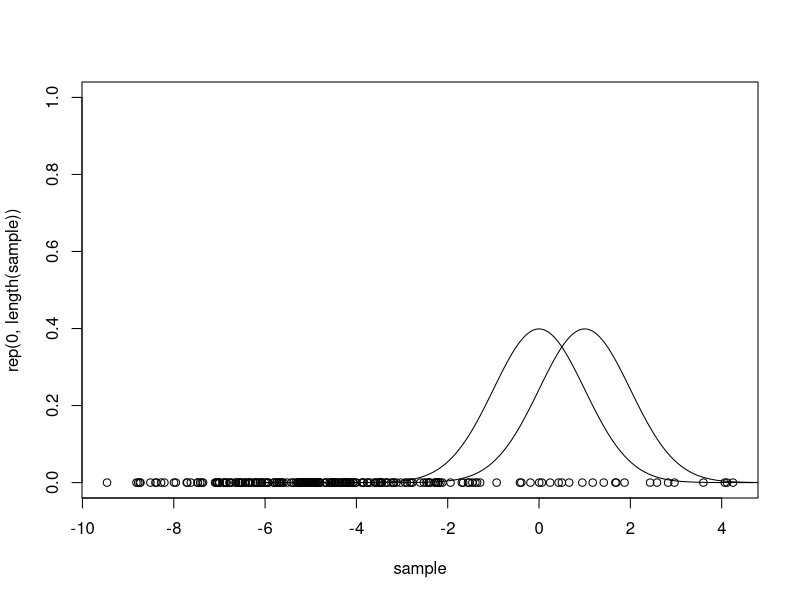
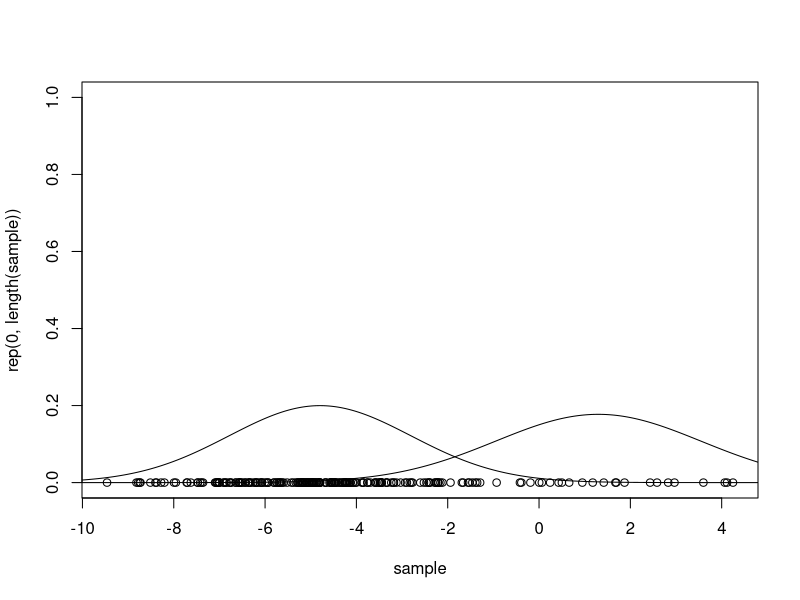
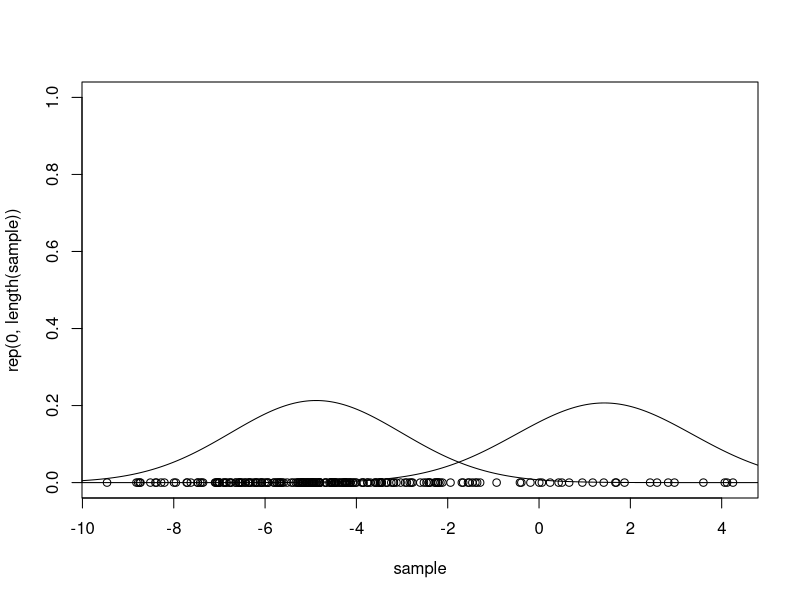
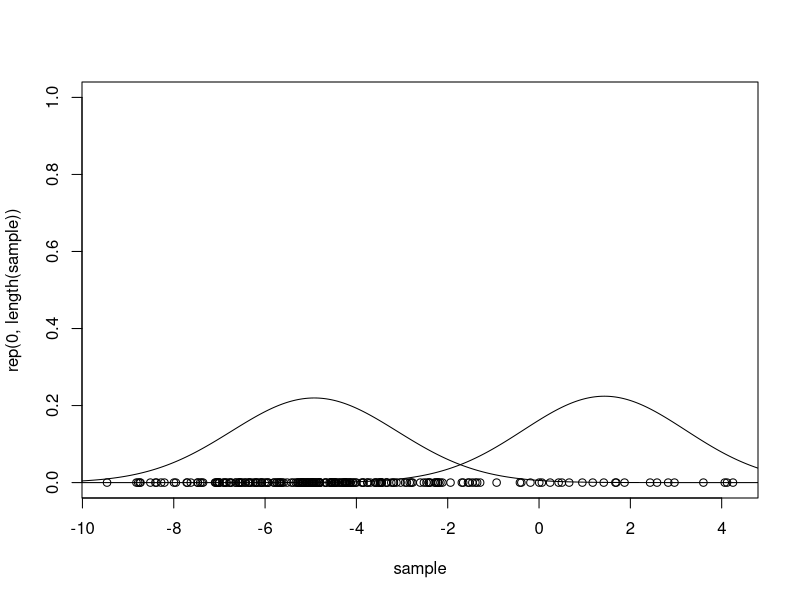
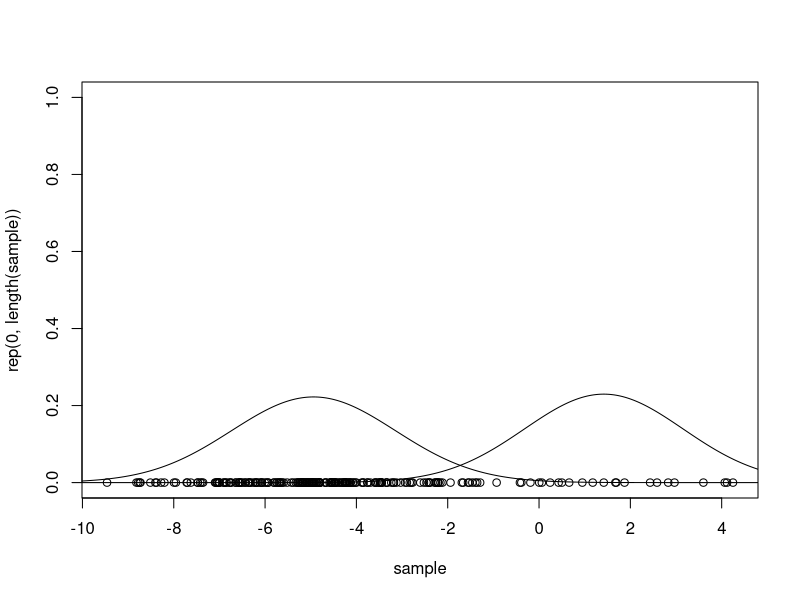
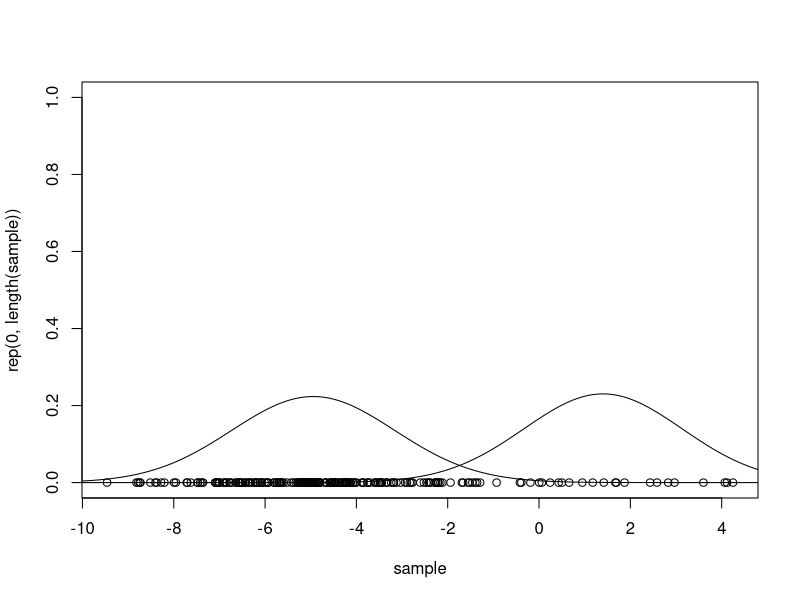
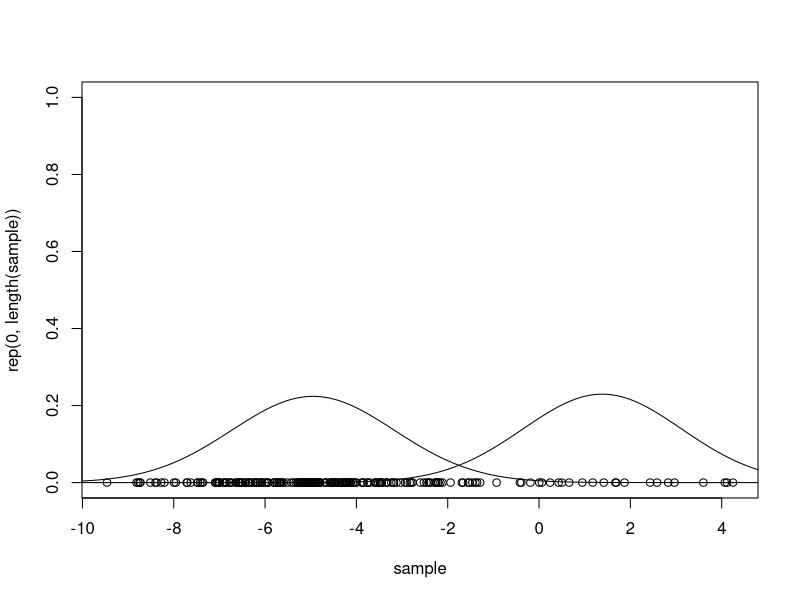
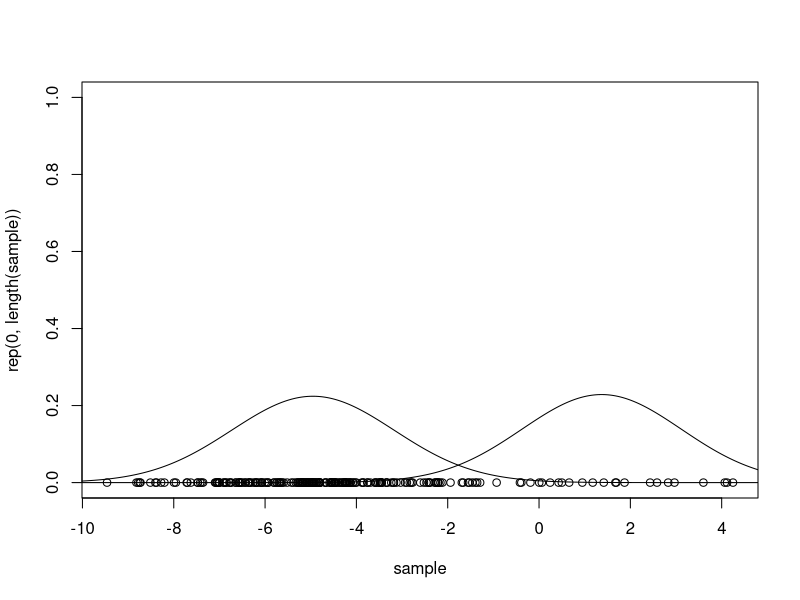

Write the R code that produced these figures, in order. (Note: a time limit stopped this script after it produced the figures.)
#EM algorithm
truemean1 = -5
truemean2 = 1
truesd1 = 2
truesd2 = 2.5

set.seed(200)
sample = c(rnorm(n = 200, mean = truemean1, sd = truesd1), rnorm(n = 30,mean = truemean2, sd = truesd2))


mean1 = 0
mean2 = 1
sd1 = 1
sd2 = 1
weight = 0.5

plot(sample,rep(0,length(sample)),ylim = c(0,1))
lines(seq(-6,6,0.01),dnorm(seq(-6,6,0.01),mean1,sd1))
lines(seq(-6,6,0.01),dnorm(seq(-6,6,0.01),mean2,sd2))



E = function(X, mean1, mean2, sd1, sd2,w) {
  w1 = weight * dnorm(X,mean1,sd1)/(weight*dnorm(X,mean1,sd1) + (1-weight)*dnorm(X,mean2,sd2))
  w2 = 1 - w1
  return(cbind(w1,w2))
}

M = function(X, w1, w2){
  mean1 = sum(X * w1)/sum(w1)
  mean2 = sum(X * w2)/sum(w2)
  sd1 = sqrt(sum((X - mean1)^2 * w1)/sum(w1))
  sd2 = sqrt(sum((X - mean2)^2 * w2)/sum(w2))
  weight = sum(w1)/(sum(w1)+sum(w2))
  return(c(mean1,mean2,sd1,sd2,weight))
}

for (i in 1:10000) {
w = E(sample,mean1, mean2, sd1, sd2,weight)
p = M(sample,w[,1],w[,2])
mean1 = p[1]
mean2 = p[2]
sd1 = p[3]
sd2 = p[4]
weight = p[5]
Sys.sleep(0.1)
#Sys.sleep(time = 0.1)
if (i%%1 == 0){
  print(i)
  print(p)
  plot(sample,rep(0,length(sample)),ylim = c(0,1))
  lines(seq(-10,20,0.01),dnorm(seq(-10,20,0.01),mean1,sd1))
  lines(seq(-10,20,0.01),dnorm(seq(-10,20,0.01),mean2,sd2))}
}
